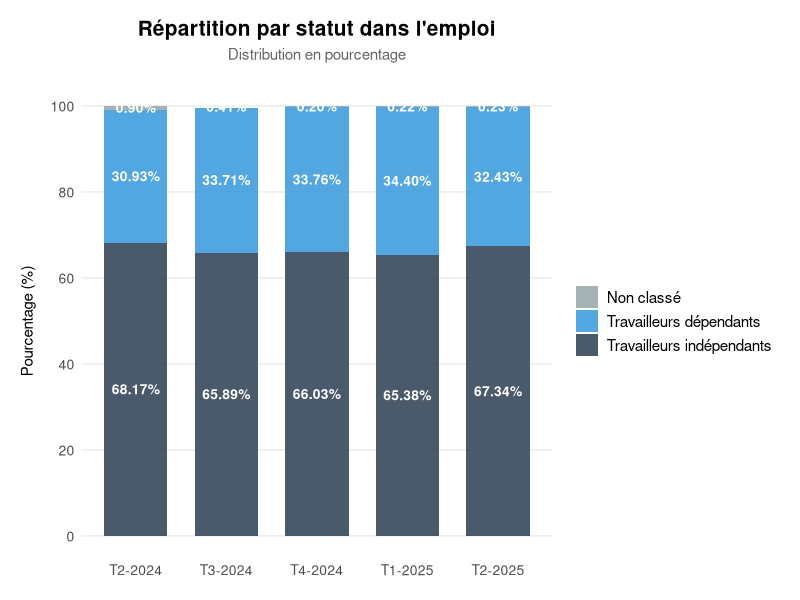

Here is the R script that generated this plot:
# Stacked Bar Chart 100% - Répartition par statut
# Load required libraries
library(ggplot2)
library(tidyr)

# Dataset
repartition_data <- data.frame(
  Periode = factor(
    c("T2-2024", "T3-2024", "T4-2024", "T1-2025", "T2-2025"),
    levels = c("T2-2024", "T3-2024", "T4-2024", "T1-2025", "T2-2025")
  ),
  Travailleurs_independants = c(68.17, 65.89, 66.03, 65.38, 67.34),
  Travailleurs_dependants = c(30.93, 33.71, 33.76, 34.40, 32.43),
  Non_classe = c(0.90, 0.41, 0.20, 0.22, 0.23)
)

# Transform data to long format
data_long <- repartition_data %>%
  pivot_longer(cols = c(Travailleurs_independants, Travailleurs_dependants, Non_classe), 
               names_to = "Categorie", 
               values_to = "Pourcentage")

# Set factor levels for proper stacking order (bottom to top)
data_long$Categorie <- factor(data_long$Categorie,
                              levels = c("Non_classe", "Travailleurs_dependants", "Travailleurs_independants"),
                              labels = c("Non classé", "Travailleurs dépendants", "Travailleurs indépendants"))

# Create stacked bar chart at 100%
p <- ggplot(data_long, aes(x = Periode, y = Pourcentage, fill = Categorie)) +
  geom_bar(stat = "identity", width = 0.7, position = "stack", alpha = 0.85) +
  geom_text(aes(label = paste0(sprintf("%.2f", Pourcentage), "%")), 
            position = position_stack(vjust = 0.5), 
            size = 3.5,
            color = "white",
            fontface = "bold") +
  scale_fill_manual(values = c("Travailleurs indépendants" = "#2C3E50", 
                               "Travailleurs dépendants" = "#3498DB", 
                               "Non classé" = "#95A5A6")) +
  scale_y_continuous(limits = c(0, 100), breaks = seq(0, 100, 20)) +
  labs(title = "Répartition par statut dans l'emploi",
       subtitle = "Distribution en pourcentage",
       x = NULL,
       y = "Pourcentage (%)",
       fill = NULL) +
  theme_minimal() +
  theme(
    plot.title = element_text(size = 15, face = "bold", hjust = 0.5, margin = margin(b = 5)),
    plot.subtitle = element_text(size = 11, color = "gray40", hjust = 0.5, margin = margin(b = 15)),
    legend.position = "right",
    legend.text = element_text(size = 11),
    panel.grid.major.x = element_blank(),
    panel.grid.minor = element_blank(),
    axis.title.y = element_text(size = 11, margin = margin(r = 10)),
    axis.text = element_text(size = 10),
    plot.margin = margin(15, 15, 15, 15)
  )

print(p)
